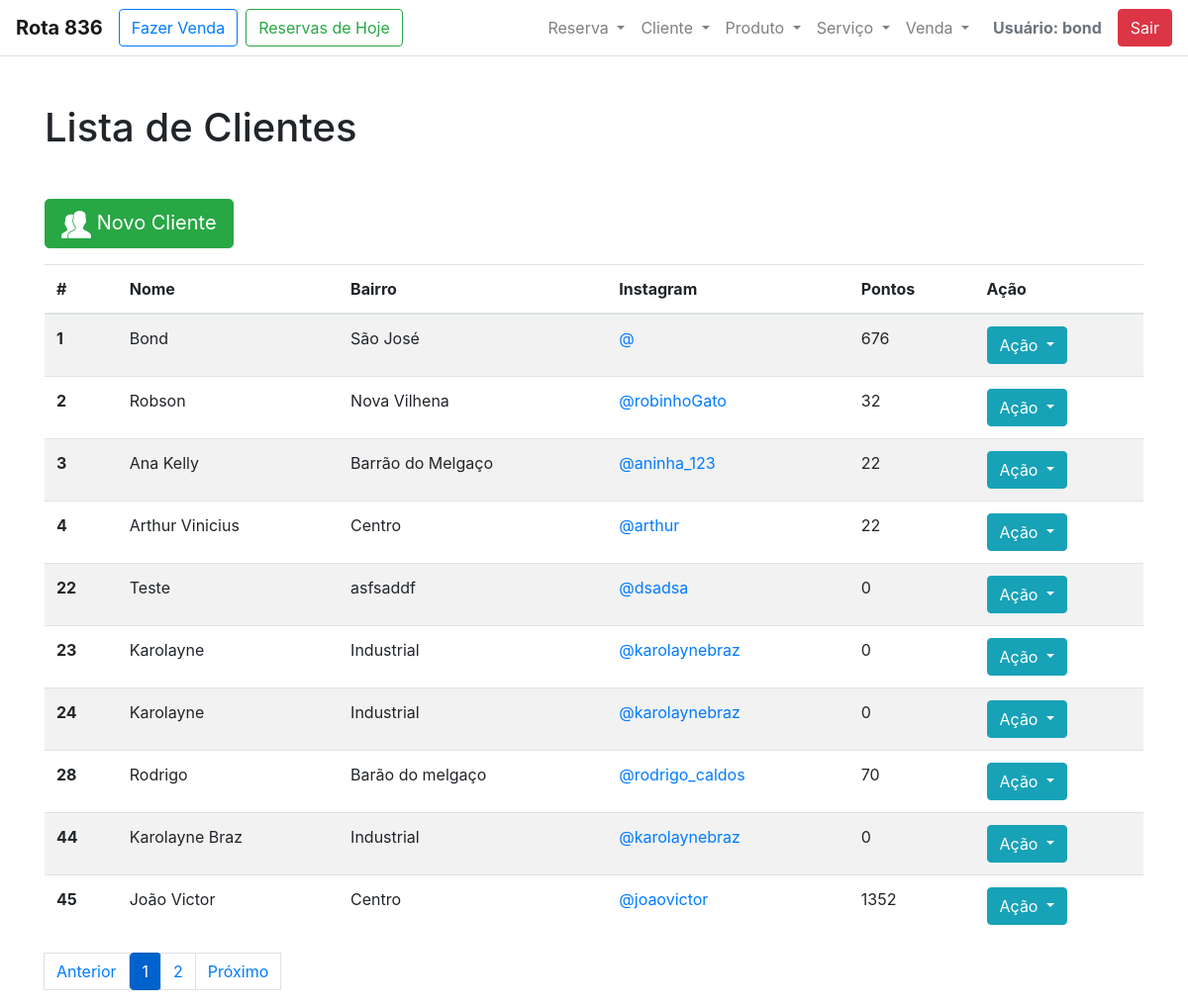
The page /salao/cliente/listar/ (signed in) on the database as committed earlier.
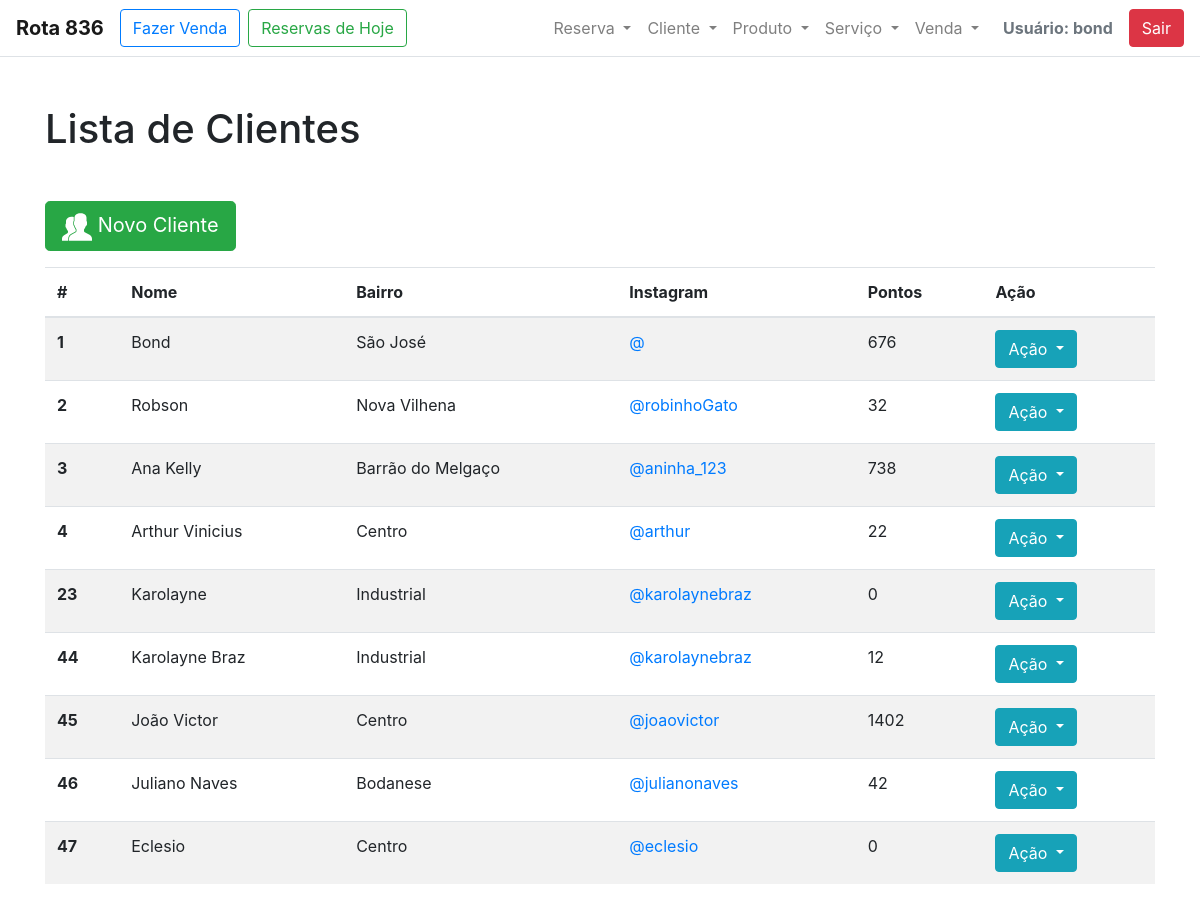
The same page on the database as committed later.
### salao/models.py (models this page shows, shortened)
class Cliente (models.Model):
    nome_cliente = models.CharField(max_length=200, null=False)
    telefone_cliente = models.CharField(max_length=12)
    instagram_cliente = models.CharField(max_length=50)
    bairro_cliente = models.CharField(max_length=200, null=False)
    @property
    def pontos_cliente(self):
        pontos = 0
        vendas = self.venda_set.all()
        for x in vendas:
            pontos += x.soma_pontos_venda
        return pontos
    @property
    def toJSON(self):
        return json.dumps(self, default=lambda x: x.__dict__)

class Venda(models.Model):
    data_hora_venda = models.DateTimeField(auto_now_add=True)
    cliente_venda = models.ForeignKey(Cliente, on_delete=models.CASCADE, null=False)
    servico_venda = models.ManyToManyField(Servico, blank=True)
    produto_venda = models.ManyToManyField(Produto, blank=True)
    @property
    def soma_pontos_venda(self):
        pontos = 0
        if self.servico_venda:
            for x in self.servico_venda.all():
                pontos = pontos + x.pontos_servico
        if self.produto_venda:
            for x in self.produto_venda.all():
                pontos = pontos + x.pontos_produto
        return pontos

class Servico(models.Model):
    desc_servico = models.CharField(max_length=200, null=False)
    pontos_servico = models.IntegerField(null=False)
    valor_servico = models.FloatField(null=False)

class Produto(models.Model):
    desc_produto = models.CharField(max_length=200, null=False)
    pontos_produto = models.IntegerField(null=False)
    valor_produto = models.FloatField(max_length=12, null=False)
    marca_produto = models.CharField(max_length=100, null=False)

### salao/views.py (the view)
# urls.py: path('cliente/listar/', views.ListarClientes.as_view(), name='listar_clientes'),
@method_decorator(login_required, name='dispatch')
class ListarClientes(ListView):
    template_name = 'salao/cliente/listar.html'
    model = Cliente
    context_object_name = 'clientes'
    paginate_by=10

### salao/templates/salao/cliente/listar.html (shortened to what this page needs)
{% extends '../base.html' %}
{% load staticfiles %}
{% block h1_pagina %}
    Lista de Clientes
{% endblock h1_pagina %}
{% block content %}
    <a href="{% url 'salao:incluir_cliente' %}"><button class="btn btn-success btn-lg mb-3"><img src="{% static 'img/cliente.svg' %}" height="30px" width="30px"> Novo Cliente</button></a>
        <table class="table table-striped">
            <thead>
                <tr>
                  <th scope="col">#</th>
                  <th scope="col">Nome</th>
                  <th scope="col">Bairro</th>
                  <th scope="col">Instagram</th>
                  <th scope="col">Pontos</th>
                  <th scope="col">Ação</th>
                </tr>
            </thead>
            <tbody>
                {% for cliente in object_list %}
                <tr id="{{ cliente.id }}">
                  <th scope="row" id="id_cliente">{{ cliente.id }}</th>
                  <td name="nome_cliente">{{ cliente.nome_cliente }}</td>
                  <td>{{ cliente.bairro_cliente }}</td>
                  <td><a target="_blank" rel="noopener noreferrer" href="https://www.instagram.com/{{ cliente.instagram_cliente }}/">@{{ cliente.instagram_cliente }}</a></td>
                  <td>{{ cliente.pontos_cliente }}</td>
                  <td><div class="btn-group">
                              <button type="button" class="btn btn-info dropdown-toggle" data-toggle="dropdown" aria-haspopup="true" aria-expanded="false">
                                Ação
                              </button>
                        </div>
                  </td>
                </tr>
                {% endfor %}
            </tbody>
            </table>
        {% if is_paginated %}
            <ul class="pagination">
        {% if page_obj.has_previous %}
          <li><a class="page-link" href="?page={{ page_obj.previous_page_number }}">Anterior</a></li>
        {% else %}
          <li class=" page-link disabled"><span>Anterior</span></li>
        {% endif %}
        {% for i in paginator.page_range %}
          {% if page_obj.number == i %}
            <li class="page-item btn btn-primary active"><span>{{ i }} <span class="sr-only ">(current)</span></span></li>
          {% else %}
            <li><a class="page-link" href="?page={{ i }}">{{ i }}</a></li>
          {% endif %}
        {% endfor %}
        {% if page_obj.has_next %}
          <li><a class="page-link" href="?page={{ page_obj.next_page_number }}">Próximo</a></li>
        {% else %}
          <li class="page-link active"><span>Próximo</span></li>
        {% endif %}
      </ul>
    {% endif %}
{% endblock content %}

### salao/templates/salao/base.html (shortened to what this page needs)
{% load staticfiles %}
<!DOCTYPE html>
<html lang="pt-br" xmlns="http://www.w3.org/1999/html">
<head>
    <link href="{% static 'css/bootstrap.min.css' %}" rel="stylesheet">
    <link href="{% static 'css/bootstrap.css' %}" rel="stylesheet">
    <link href="{% static 'css/estilizacao.css' %}" rel="stylesheet">
</head>
<body>
      <nav class="navbar navbar-expand-lg navbar-light bg-light bg-white border-bottom box-shadow">
        <a class="navbar-brand font-weight-bold" href="{% url 'salao:dashboard' %}">Rota 836</a>
        <a class="btn btn-outline-primary" href="{% url 'salao:fazer_venda' %}">Fazer Venda</a>
        <a class="ml-2 btn btn-outline-success" href="{% url 'salao:reservas_hoje' %}">Reservas de Hoje</a>
        <div class="collapse navbar-collapse" id="navbarSupportedContent">
            <ul class="navbar-nav ml-lg-auto">
             <li class="nav-item dropdown">
                     <a class="nav-link dropdown-toggle" href="#" id="navbarDropdown" role="button" data-toggle="dropdown" aria-haspopup="true" aria-expanded="false">
                        Reserva
                    </a>
                </li>
                <li class="nav-item dropdown">
                     <a class="nav-link dropdown-toggle" href="#" id="navbarDropdown" role="button" data-toggle="dropdown" aria-haspopup="true" aria-expanded="false">
                        Cliente
                    </a>
                </li>
                <li class="nav-item dropdown">
                     <a class="nav-link dropdown-toggle" href="#" id="navbarDropdown" role="button" data-toggle="dropdown" aria-haspopup="true" aria-expanded="false">
                        Produto
                    </a>
                </li>
                <li class="nav-item dropdown">
                     <a class="nav-link dropdown-toggle" href="#" id="navbarDropdown" role="button" data-toggle="dropdown" aria-haspopup="true" aria-expanded="false">
                        Serviço
                    </a>
                </li>
                <li class="nav-item dropdown">
                     <a class="nav-link dropdown-toggle" href="#" id="navbarDropdown" role="button" data-toggle="dropdown" aria-haspopup="true" aria-expanded="false">
                        Venda
                    </a>
                </li>
            </ul>
            <a class="nav-link disabled font-weight-bold" href="#">Usuário: {{user}}</a>
            <a class="btn btn-danger" href="{% url 'salao:logout' %}">Sair</a>
  </div>
</nav>
        <div class="content container mt-5">
            <div class="page-header">
                <h1 class="display mb-5">{% block h1_pagina %}{% endblock h1_pagina %}</h1>
            </div>
            {% block content %}
            {% endblock content %}
        </div>
  </body>
</html>

Rows that differ between the two databases and show on the page:
removed Cliente: id "22", nome_cliente "Teste", bairro_cliente "asfsaddf", instagram_cliente "dsadsa", pontos_cliente "0"
removed Cliente: id "24", nome_cliente "Karolayne", bairro_cliente "Industrial", instagram_cliente "karolaynebraz", pontos_cliente "0"
removed Cliente: id "28", nome_cliente "Rodrigo", bairro_cliente "Barão do melgaço", instagram_cliente "rodrigo_caldos", pontos_cliente "70"
computed for Cliente "Ana Kelly": pontos_cliente "22" → "738"
computed for Cliente "Karolayne Braz": pontos_cliente "0" → "12"
computed for Cliente "João Victor": pontos_cliente "1352" → "1402"
now on this page (row unchanged): Cliente: id "46", nome_cliente "Juliano Naves", bairro_cliente "Bodanese", instagram_cliente "julianonaves", pontos_cliente "42"
added Cliente: id "47", nome_cliente "Eclesio", bairro_cliente "Centro", instagram_cliente "eclesio", pontos_cliente "0"
Other text that changed with them:
text no longer shown: "Anterior Próximo"
list line gone: "1"
list line gone: "2"
